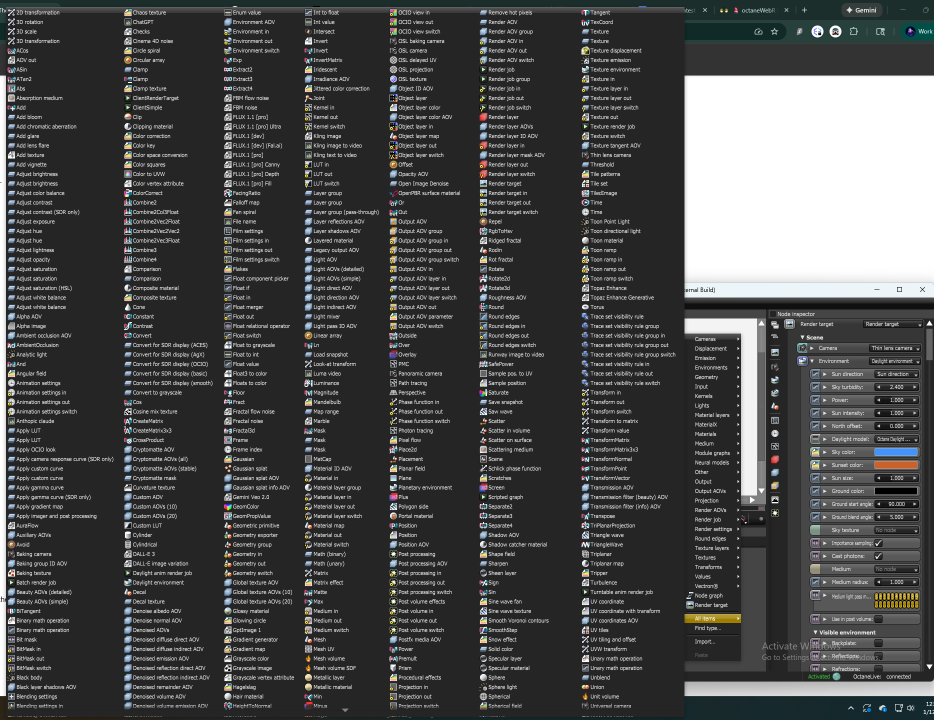
#> input picture octaneWebR/octane-add-node-contextmenu.png, 1868 x 1439 px (shown at 1/2 size)
$ python extract_all_icons.py
#> lines starting #> are read from the running program, lines starting #| are printed output that depends on the picture
#> in main, img is the input picture: PIL image 1868x1439 RGBA; mean R, G, B, A 73.2, 74, 73.9, 255
#| 📏 Image size: 1868x1439
#!/usr/bin/env python3
"""
Extract ALL icons from Octane SE context menu screenshot
Automatically detects columns, rows, and extracts each icon
"""

from PIL import Image, ImageDraw
from pathlib import Path
import json

INPUT_IMAGE = "octane-add-node-contextmenu.png"
OUTPUT_DIR = Path("client/public/icons/extracted")

# [72 lines left out: functions detect_text_rows, detect_columns, not called in this run]

def extract_icon_at(img, x, y, icon_size=16):
    """Extract a single icon at position"""
    # Icon is typically 16x16 or 20x20
    box = (x, y, x + icon_size, y + icon_size)
    try:
        icon = img.crop(box)
        # Check if icon has actual content (not blank)
        extrema = icon.convert('L').getextrema()
        if extrema[1] - extrema[0] > 10:  # Has some contrast
            return icon
    except:
        pass
    return None

def smart_extract_all_icons(img):
    """
    Intelligently extract all icons by analyzing the image structure
    """
    print("🔍 Analyzing image structure...")

    # The context menu appears to be on the left side
    # Based on the screenshot, let's analyze different regions

    all_icons = []

    # Define search area (left panel with node list)
    search_x = 5
    search_y = 5
    search_width = 900  # Covers all visible columns
    search_height = 1400  # Covers all rows

    print(f"📊 Scanning area: {search_x},{search_y} to {search_x+search_width},{search_y+search_height}")

    # Systematic grid scan - extract icons at regular intervals
    # Based on the reference, icons appear at ~14px vertical spacing

    icon_size = 16
    row_height = 14  # Vertical spacing between icons
    col_width = 130  # Horizontal spacing between columns

    num_columns = 7  # Visible columns in screenshot
    num_rows = 70    # Approximate rows per column

    print(f"🎯 Extracting icons from {num_columns} columns × {num_rows} rows...")

    icon_count = 0

    for col in range(num_columns):
        col_x = search_x + (col * col_width)
        col_icons = []

        for row in range(num_rows):
            row_y = search_y + (row * row_height)

            # Try to extract icon at this position
            icon = extract_icon_at(img, col_x, row_y, icon_size)

            if icon:
                all_icons.append({
                    'image': icon,
                    'position': (col_x, row_y),
                    'column': col,
                    'row': row,
                    'category': f'nodes_col{col+1}'
                })
                col_icons.append(icon)
                icon_count += 1

        print(f"  Column {col+1}: Found {len(col_icons)} icons")
#> this loop made 7 passes
#> col_x on passes 2, 4, 6: 135, 395, 655
#> pass 1, in extract_icon_at, `icon = img.crop(box)`:
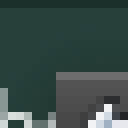
#> icon: PIL image 16x16 RGBA (shown 8 times larger); mean R, G, B, A 58, 75.6, 73.2, 255
#> pass 1, in extract_icon_at (call 2), `icon = img.crop(box)`:
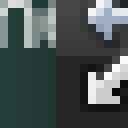
#> icon: PIL image 16x16 RGBA (shown 8 times larger); mean R, G, B, A 75, 84.5, 84.1, 255
#> pass 1, in extract_icon_at (call 3), `icon = img.crop(box)`:
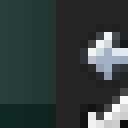
#> icon: PIL image 16x16 RGBA (shown 8 times larger); mean R, G, B, A 52.9, 63.9, 63.5, 255
#> pass 1, in extract_icon_at (call 4), `icon = img.crop(box)`:
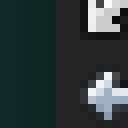
#> icon: PIL image 16x16 RGBA (shown 8 times larger); mean R, G, B, A 46.9, 58.3, 58.1, 255

    print(f"\n✅ Total extracted: {icon_count} icons")
#| ✅ Total extracted: 341 icons

    return all_icons

def save_all_icons(icons, output_dir):
    """Save all extracted icons"""

    output_dir.mkdir(parents=True, exist_ok=True)

    # Create subdirectories
    categories = set(icon['category'] for icon in icons)
    for cat in categories:
        (output_dir / cat).mkdir(exist_ok=True)
#> this loop made 7 passes
#> cat on passes 1 to 7: 'nodes_col4', 'nodes_col3', 'nodes_col7', 'nodes_col1', 'nodes_col6', 'nodes_col5', 'nodes_col2'

    print(f"\n💾 Saving icons to {output_dir}...")

    saved_count = 0
    metadata = []

    for i, icon_data in enumerate(icons):
        category = icon_data['category']
        col = icon_data['column']
        row = icon_data['row']

        # Generate filename
        filename = f"icon_{i:04d}_col{col+1}_row{row:02d}.png"
        filepath = output_dir / category / filename

        try:
            icon_data['image'].save(filepath)
            saved_count += 1

            metadata.append({
                'id': i,
                'filename': f"{category}/{filename}",
                'column': col,
                'row': row,
                'position': icon_data['position']
            })
        except Exception as e:
            print(f"❌ Error saving {filename}: {e}")

    # Save metadata
    metadata_file = output_dir / 'metadata.json'
    with open(metadata_file, 'w') as f:
        json.dump(metadata, f, indent=2)

    print(f"✅ Saved {saved_count} icons")
#| ✅ Saved 341 icons
    print(f"✅ Saved metadata to {metadata_file}")

    return saved_count

def create_overview_grid(icons, output_path, icons_per_row=20):
    """Create overview image showing all extracted icons"""
#> called with icons_per_row = 20

    if not icons:
        print("❌ No icons to create overview")
        return

    print(f"\n🎨 Creating overview image...")

    icon_display_size = 32
    padding = 2

    num_rows = (len(icons) + icons_per_row - 1) // icons_per_row

    width = icons_per_row * (icon_display_size + padding) + padding
    height = num_rows * (icon_display_size + padding) + padding

    overview = Image.new('RGB', (width, height), color=(30, 30, 30))
#> overview: PIL image 682x614 RGB; every value is 30

    for i, icon_data in enumerate(icons):
        row = i // icons_per_row
        col = i % icons_per_row

        x = padding + col * (icon_display_size + padding)
        y = padding + row * (icon_display_size + padding)

        # Resize icon for display
        icon_resized = icon_data['image'].resize(
            (icon_display_size, icon_display_size),
            Image.Resampling.NEAREST
        )
        overview.paste(icon_resized, (x, y))
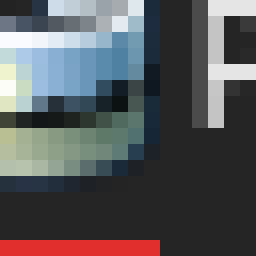
#> icon_resized: PIL image 32x32 RGBA (shown 8 times larger); mean R, G, B, A 86, 87.5, 89.8, 255
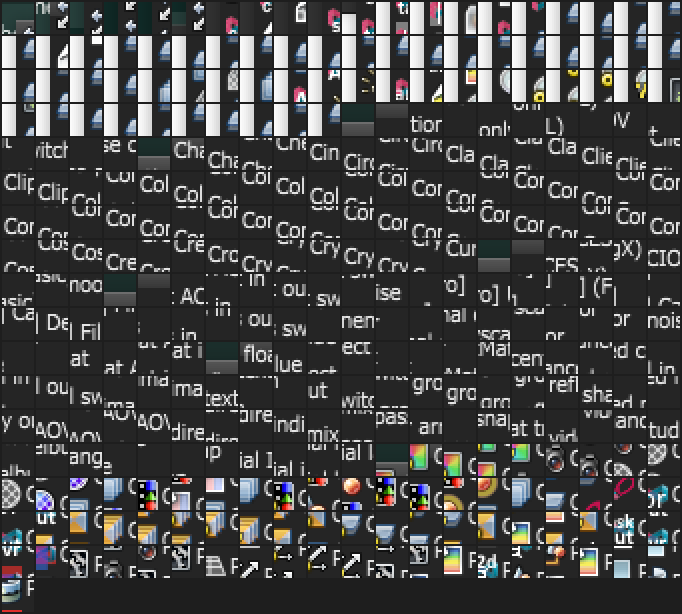
#> overview: PIL image 682x614 RGB; mean R, G, B 71.4, 71.6, 71.5

    overview.save(output_path)
    print(f"✅ Overview saved to {output_path}")

def main():
    print("="*70)
    print("🎨 OCTANE ICON EXTRACTOR - Comprehensive Edition")
    print("="*70)

    input_path = Path(INPUT_IMAGE)

    if not input_path.exists():
        print(f"❌ Input image not found: {input_path}")
        return

    print(f"\n📂 Input: {input_path}")
    print(f"📂 Output: {OUTPUT_DIR}/")

    # Load image
    img = Image.open(input_path)
    print(f"\n📏 Image size: {img.width}x{img.height}")

    # Extract all icons
    icons = smart_extract_all_icons(img)

    if not icons:
        print("\n❌ No icons found!")
        return

    # Save icons
    saved = save_all_icons(icons, OUTPUT_DIR)

    # Create overview
    overview_path = OUTPUT_DIR / '_overview.png'
    create_overview_grid(icons, overview_path)

    # Summary
    print("\n" + "="*70)
    print("✅ EXTRACTION COMPLETE!")
    print("="*70)
    print(f"\nExtracted: {saved} icons")
#| Extracted: 341 icons
    print(f"\nOutput directories:")
    for cat in sorted(set(icon['category'] for icon in icons)):
        cat_dir = OUTPUT_DIR / cat
        count = len(list(cat_dir.glob('*.png')))
        print(f"  {cat:15} {count:4} icons")
#|   nodes_col1         0 icons

    print(f"\n📊 Review overview: {overview_path}")
    print("\n🎉 All icons extracted successfully!")
    print("\nNext steps:")
    print("  1. Review extracted icons in _overview.png")
    print("  2. Match icons to node type names")
    print("  3. Rename files from icon_XXXX_colX_rowXX.png to NT_*.png")

if __name__ == '__main__':
    main()
